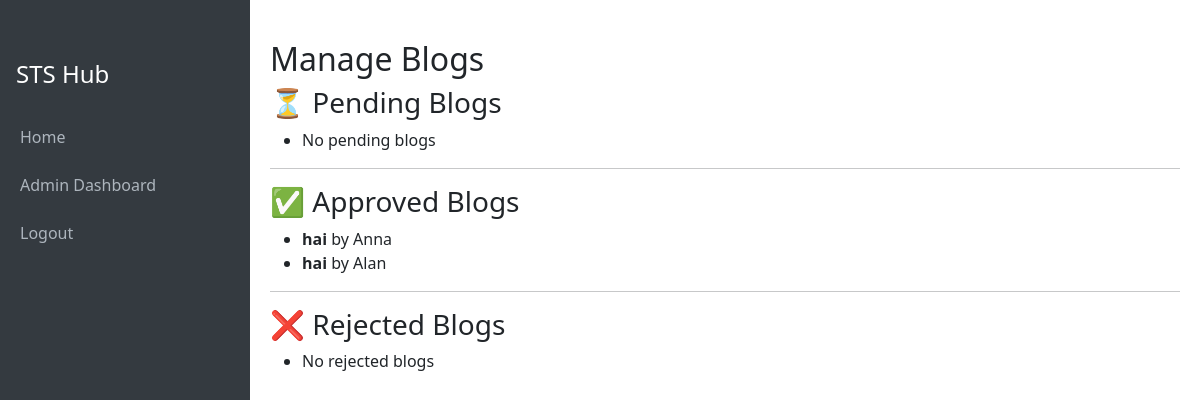
Page /admin/blogs (signed in) on the committed database.
### models.py (models this page shows, shortened)
class Blog(db.Model):
    id = db.Column(db.Integer, primary_key=True)
    author_id = db.Column(db.Integer, db.ForeignKey("user.id"), nullable=False)
    title = db.Column(db.String(200), nullable=False)
    content = db.Column(db.Text, nullable=False)
    status = db.Column(db.String(20), default="pending")  # pending, approved, rejected
    created_at = db.Column(db.DateTime, default=datetime.utcnow)
    author = db.relationship("User", backref="blogs")

class User(db.Model, UserMixin):
    id = db.Column(db.Integer, primary_key=True)
    username = db.Column(db.String(80), unique=False,nullable=False)
    password = db.Column(db.String(200), nullable=False)
    role = db.Column(db.String(20), nullable=False)
    status = db.Column(db.String(20), default="pending")
    badge = db.Column(db.String(100), default=None)
    bio = db.Column(db.Text, default="")
    skills = db.Column(db.Text, default="")
    resume = db.Column(db.String(200), default=None)
    profile_pic = db.Column(db.String(200), default="static/default_avatar.png")
    email = db.Column(db.String(120), unique=True, nullable=True)
    college_id = db.Column(db.String(200), nullable=True)
    company_name = db.Column(db.String(200), nullable=True)
    company_address = db.Column(db.String(300), nullable=True)
    contact_number = db.Column(db.String(50), nullable=True)
    website = db.Column(db.String(200), nullable=True)
    proof_file = db.Column(db.String(200), nullable=True)  # uploaded proof doc

### routes/admin_routes.py (the view)
@admin_bp.route("/blogs")
@login_required
def manage_blogs():
    if current_user.role != "Admin":
        abort(403)
    pending_blogs = Blog.query.filter_by(status="pending").all()
    approved_blogs = Blog.query.filter_by(status="approved").all()
    rejected_blogs = Blog.query.filter_by(status="rejected").all()
    return render_template("admin_blogs.html", pending=pending_blogs, approved=approved_blogs, rejected=rejected_blogs)

### app.py (called while the page is built)
@login_manager.user_loader
def load_user(user_id):
    return User.query.get(int(user_id))

### templates/admin_blogs.html
{% extends "base.html" %}
{% block content %}
<h2>Manage Blogs</h2>
<h3>⏳ Pending Blogs</h3>
<ul>
  {% for blog in pending %}
    <li>
      <b>{{ blog.title }}</b> by {{ blog.author.username }}
      <form method="post" action="{{ url_for('admin.approve_blog', blog_id=blog.id) }}" class="d-inline">
        <button class="btn btn-sm btn-success">Approve</button>
      </form>
      <form method="post" action="{{ url_for('admin.reject_blog', blog_id=blog.id) }}" class="d-inline">
        <button class="btn btn-sm btn-danger">Reject</button>
      </form>
    </li>
  {% else %}
    <li>No pending blogs</li>
  {% endfor %}
</ul>
<hr>
<h3>✅ Approved Blogs</h3>
<ul>
  {% for blog in approved %}
    <li><b>{{ blog.title }}</b> by {{ blog.author.username }}</li>
  {% else %}
    <li>No approved blogs yet</li>
  {% endfor %}
</ul>
<hr>
<h3>❌ Rejected Blogs</h3>
<ul>
  {% for blog in rejected %}
    <li><b>{{ blog.title }}</b> by {{ blog.author.username }}</li>
  {% else %}
    <li>No rejected blogs</li>
  {% endfor %}
</ul>
{% endblock %}

### templates/base.html (style rules this page uses)
body { min-height: 100vh; display: flex; flex-direction: row; }

### rows in the picture
Blog: title "hai", author.username "Anna"
Blog: title "hai", author.username "Alan"
